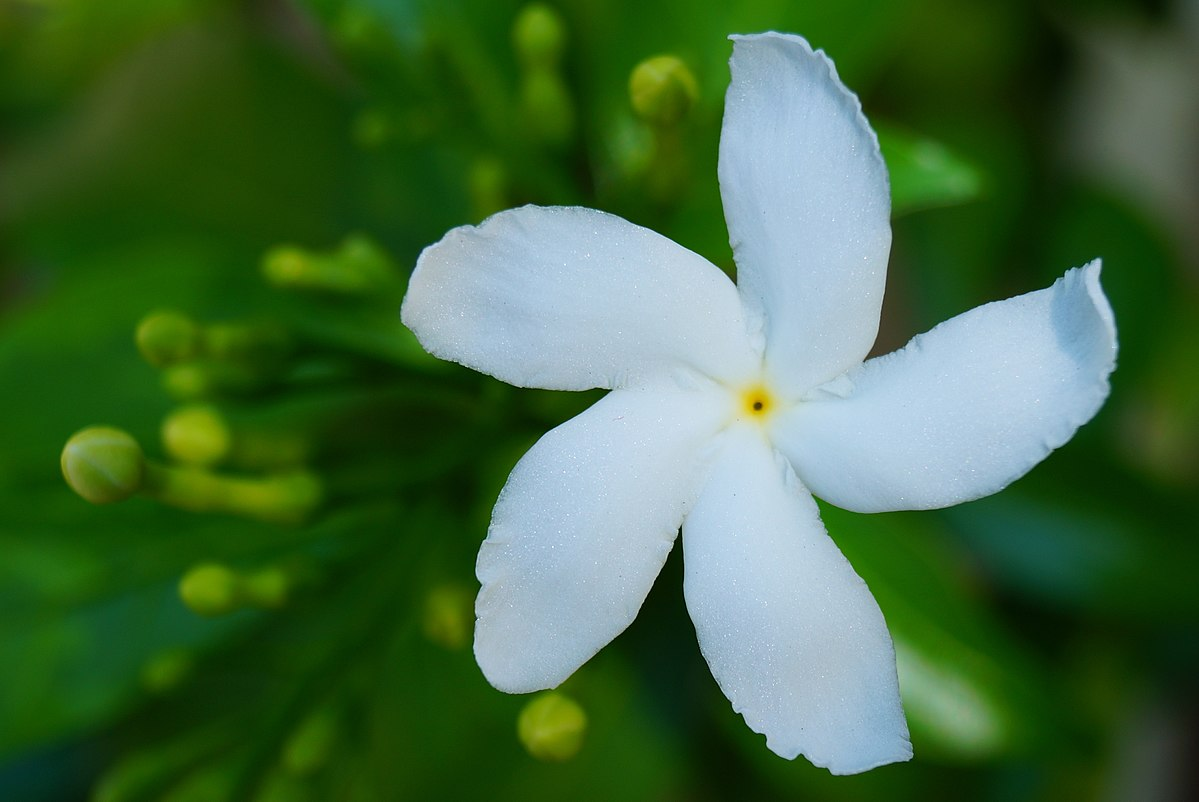
#> input picture Project(1)/melati.jpg, 1199 x 802 px, found by its file name; the run also reads 2 pictures not shown here
$ jupyter execute --allow-errors ProjectUas.ipynb
#> lines starting #> are read from the running program, lines starting #| are printed output that depends on the picture
# Bunga Melati

[cell 1]
import matplotlib.pyplot as plt
import matplotlib.image as mpimg
import numpy as np

[cell 2]
gambar = "D:\Kuliah\Semester 6\Pengolahan Citra Digital\Coba2\melati.jpg"
img = mpimg.imread(gambar)
#> img is the input picture: shape (802, 1199, 3); mean R, G, B 67.4, 105, 62.8
plt.imshow(img)
plt.title('Bunga Melati')

# Bunga Mawar

[cell 3]
gambar = "D:\Kuliah\Semester 6\Pengolahan Citra Digital\Coba2\mawar.jpg"
#> (the rest of this cell did not finish here and is left out)

# Bunga Matahari

[cell 4]
gambar = "D:\Kuliah\Semester 6\Pengolahan Citra Digital\Coba2\matahari.jpg"
img = mpimg.imread(gambar)
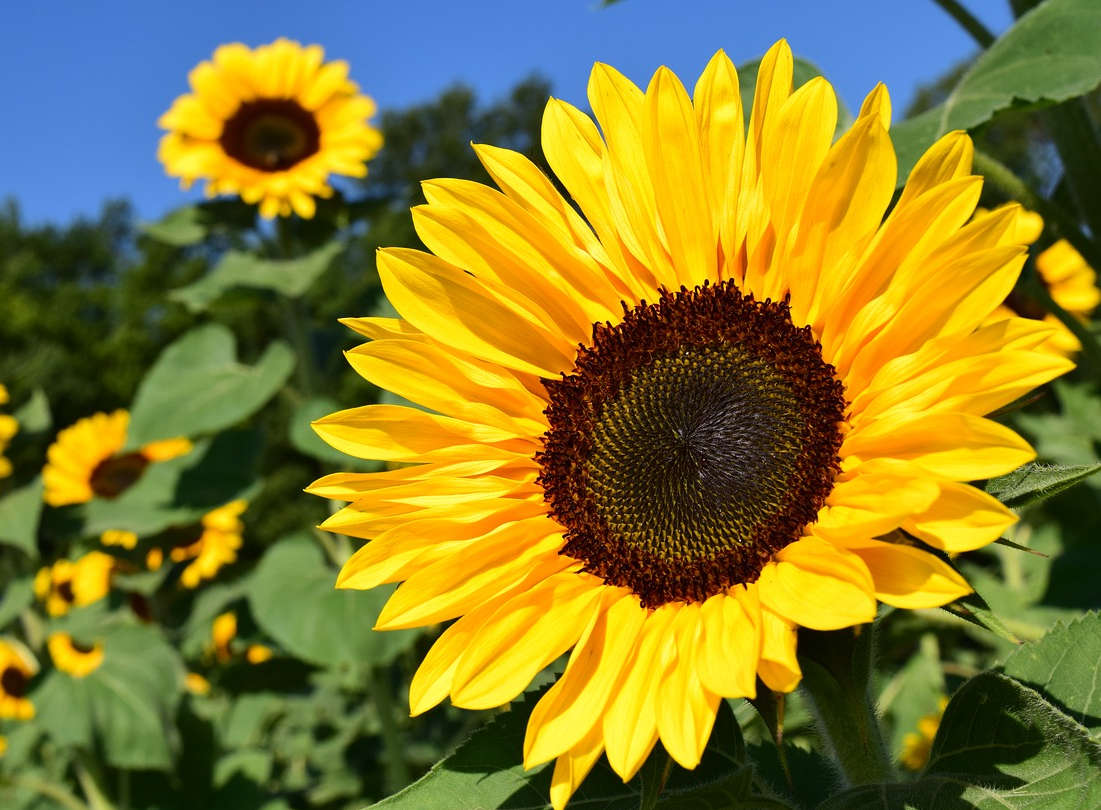
#> input picture Project(1)/matahari.jpg, 1101 x 810 px, found by its file name
#> img is the input picture: shape (810, 1101, 3); mean R, G, B 134.1, 124.9, 45.8
plt.imshow(img)
plt.title('Bunga Matahari')

# Ubah RGB ke Grayscale

# Bunga Melati

[cell 5]
import numpy as np
import imageio
import matplotlib.pyplot as plt

[cell 6]
img = imageio.imread("melati.jpg")

[cell 7]
#mendapatkan resolusi dan type dari gambar
img_height = img.shape[0]
#> img_height = 802
img_width = img.shape[1]
#> img_width = 1199
img_channel = img.shape[2]
#> img_channel = 3
img_type = img.dtype

[cell 8]
img_gray = np.zeros(img.shape, dtype=np.uint8)

[cell 9]
for y in range(0, img_height):
    for x in range(0, img_width):
        red = img[y][x][0]
        green = img[y][x][1]
        blue = img[y][x][2]
        gray = (int(red) + int(green) + int(blue)) / 3
        img_gray[y][x] = (gray, gray, gray)
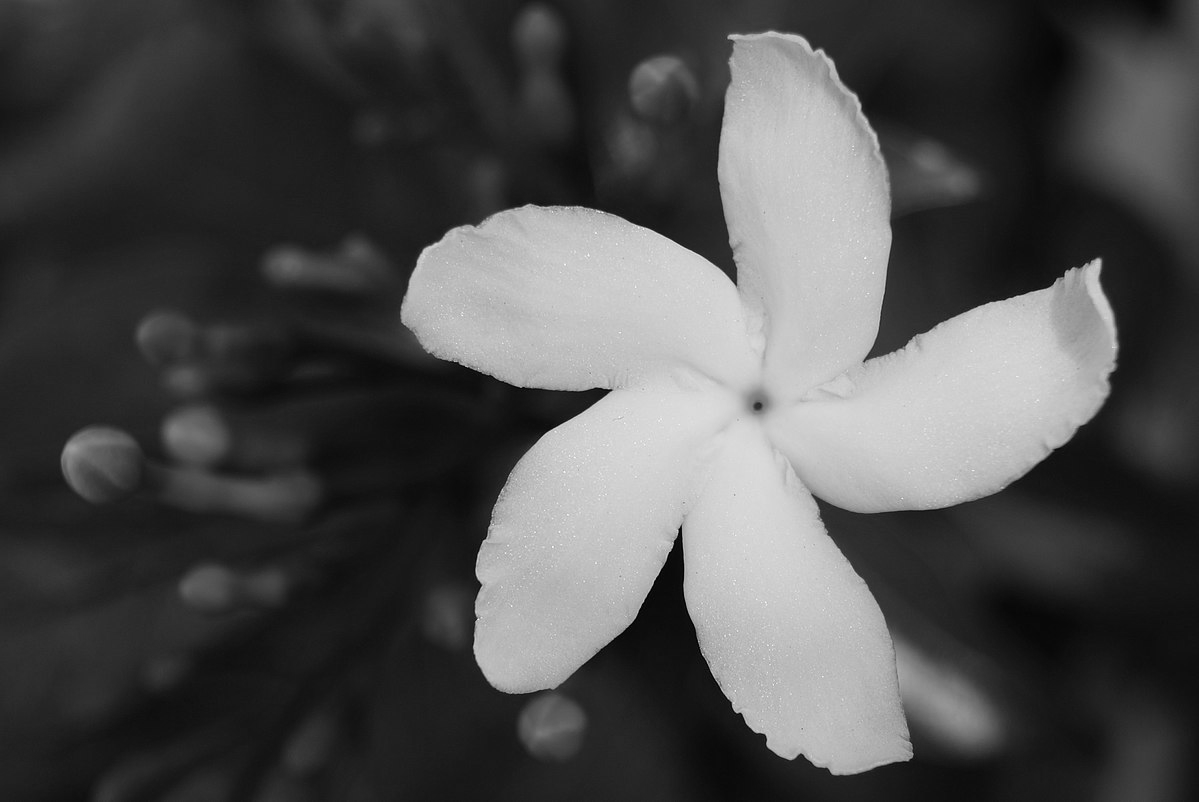
#> img_gray: shape (802, 1199, 3); min 1, max 251, mean 78.1

[cell 10]
plt.imshow(img_gray)
plt.imsave("melatigrey.jpg", img_gray)
plt.title("Grayscale")
plt.show()

# Bunga Mawar

[cell 11]
import numpy as np
import imageio
import matplotlib.pyplot as plt

#> (a cell that did not finish here is left out)

[cell 13]
#mendapatkan resolusi dan type dari gambar
img_height = img.shape[0]
img_width = img.shape[1]
img_channel = img.shape[2]
img_type = img.dtype

[cell 14]
img_gray = np.zeros(img.shape, dtype=np.uint8)

[cell 15]
for y in range(0, img_height):
    for x in range(0, img_width):
        red = img[y][x][0]
        green = img[y][x][1]
        blue = img[y][x][2]
        gray = (int(red) + int(green) + int(blue)) / 3
        img_gray[y][x] = (gray, gray, gray)

[cell 16]
plt.imshow(img_gray)
plt.imsave("mawargrey.jpg", img_gray)
plt.title("Grayscale")
plt.show()

# Bunga Matahari

[cell 17]
import numpy as np
import imageio
import matplotlib.pyplot as plt

[cell 18]
img = imageio.imread("matahari.jpg")

[cell 19]
#mendapatkan resolusi dan type dari gambar
img_height = img.shape[0]
#> img_height = 810
img_width = img.shape[1]
#> img_width = 1101
img_channel = img.shape[2]
img_type = img.dtype

[cell 20]
img_gray = np.zeros(img.shape, dtype=np.uint8)

[cell 21]
for y in range(0, img_height):
    for x in range(0, img_width):
        red = img[y][x][0]
        green = img[y][x][1]
        blue = img[y][x][2]
        gray = (int(red) + int(green) + int(blue)) / 3
        img_gray[y][x] = (gray, gray, gray)
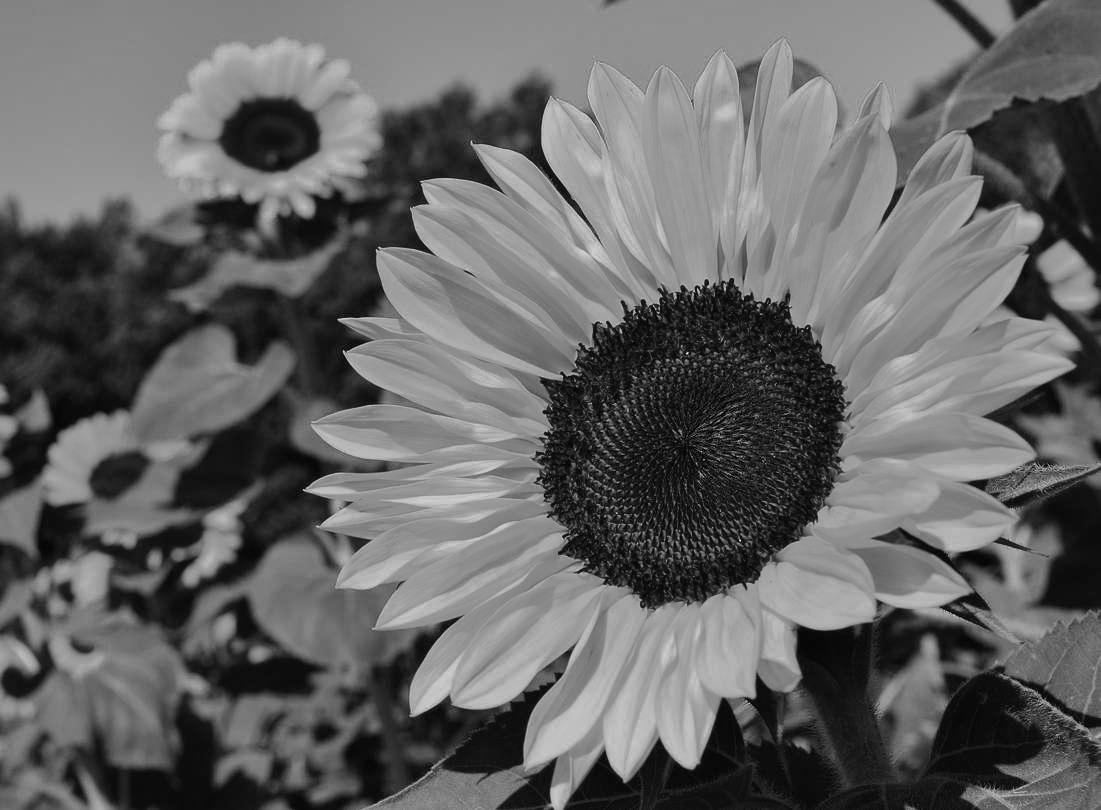
#> img_gray: shape (810, 1101, 3); min 0, max 248, mean 101.2

[cell 22]
plt.imshow(img_gray)
plt.imsave("mataharigrey.jpg", img_gray)
plt.title("Grayscale")
plt.show()

# Cropping Objek

# Bunga Melati

[cell 23]
#Tahap Cropping
from PIL import Image
from PIL import ImageFont
from PIL import ImageDraw
import sys

in_file = 'melatigrey.jpg'

img = Image.open(in_file)
width, height = img.size
#> width = 1199; height = 802

cropped = img.crop((400, 30, width-75, height-40))
plt.imshow(cropped)

# Bunga Mawar

[cell 24]
in_file = 'mawargrey.jpg'

img = Image.open(in_file)
width, height = img.size

cropped = img.crop((100, 30, width-30, height-40))
#> cropped: PIL image 1069x732 RGB
plt.imshow(cropped)

[cell 25]
in_file = 'mataharigrey.jpg'

img = Image.open(in_file)
width, height = img.size
#> width = 1101; height = 810

cropped = img.crop((300, 30, width-175, height-40))
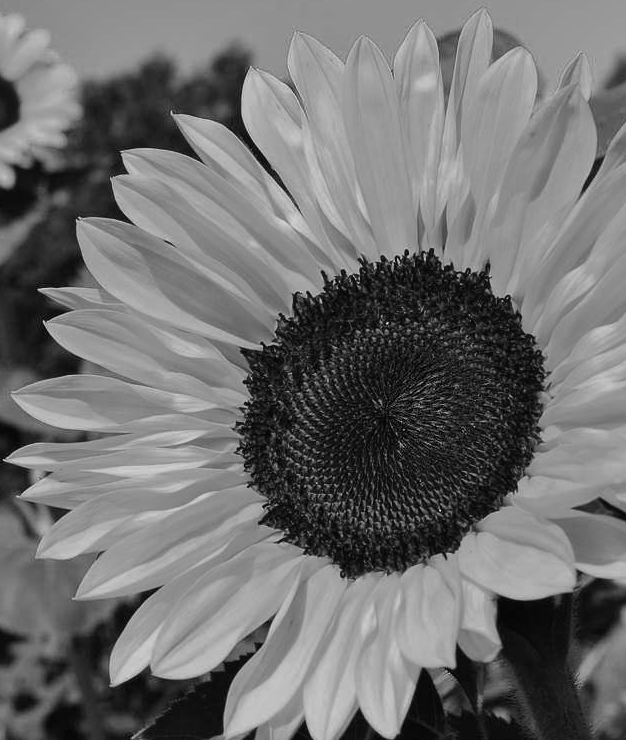
#> cropped: PIL image 626x740 RGB; min 0, max 239, mean 111.9
plt.imshow(cropped)

# Ekstraksi Ciri (Histogram)

# Histogram Bunga Melati

[cell 26]
import cv2
from matplotlib import pyplot as plt
import matplotlib.image as mpimg
import numpy as np

[cell 27]
img = cv2.imread('D:\Kuliah\Semester 6\Pengolahan Citra Digital\Coba2\melaticrop.jpg',0)

[cell 28]
hist,bins = np.histogram(img.flatten(),256,[0,256])
#> hist = 256 values, max 9762 at index 29, min 0 at index 253, mean 2070.2; bins = 257 values from 0 to 256
cdf = hist.cumsum()
#> cdf = 256 values from 144 to 529968
cdf_normalized = cdf * hist.max()/cdf.max()
#> cdf_normalized = 256 values from 2.65 to 9762

plt.plot(cdf_normalized, color = 'b')
plt.hist(img.flatten(),256,[0,256], color = 'g')
plt.xlim([0,256])
plt.title('Histogram Bunga Melati')
plt.show()
#> figure, not shown here; tallest bar 9762 high, from x = 29 to 30; curve peaks at x = 255, y = 9762

# Histogram Bunga Mawar

[cell 29]
img = cv2.imread('D:\Kuliah\Semester 6\Pengolahan Citra Digital\Coba2\mawarcrop.jpg',0)
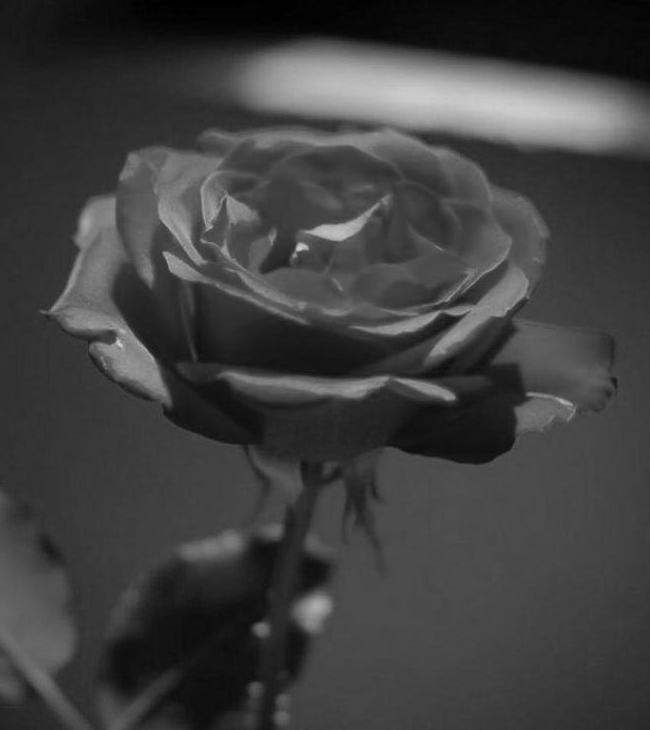
#> input picture Project(1)/mawarcrop.jpg, 650 x 730 px, found by its file name
#> img is the input picture: shape (730, 650); min 0, max 216, mean 64

[cell 30]
hist,bins = np.histogram(img.flatten(),256,[0,256])
#> hist = 256 values, max 11964 at index 75, min 0 at index 208, mean 1853.5
cdf = hist.cumsum()
#> cdf = 256 values from 299 to 474500
cdf_normalized = cdf * hist.max()/cdf.max()
#> cdf_normalized = 256 values from 7.54 to 11964

plt.plot(cdf_normalized, color = 'b')
plt.hist(img.flatten(),256,[0,256], color = 'g')
plt.xlim([0,256])
plt.title('Histogram Bunga Mawar')
plt.show()
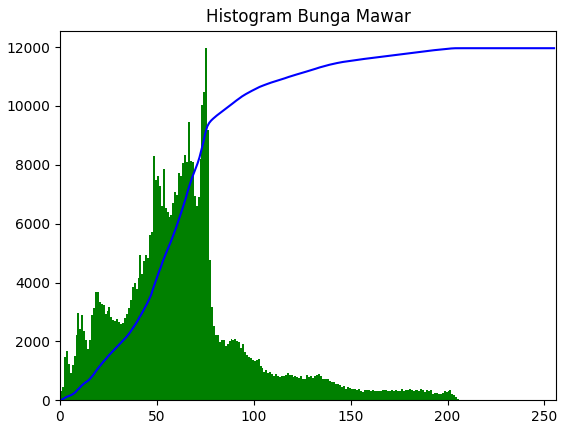
#> figure drawn by matplotlib, 1 panel; tallest bar 11964 high, from x = 75 to 76; curve peaks at x = 216, y = 11964

# Histogram Bunga Matahari

[cell 31]
img = cv2.imread('D:\Kuliah\Semester 6\Pengolahan Citra Digital\Coba2\mataharicrop.jpg',0)

[cell 32]
hist,bins = np.histogram(img.flatten(),256,[0,256])
#> hist = 256 values, max 10473 at index 144, min 0 at index 216, mean 1809.5
cdf = hist.cumsum()
#> cdf = 256 values from 694 to 463240
cdf_normalized = cdf * hist.max()/cdf.max()
#> cdf_normalized = 256 values from 15.69 to 10473

plt.plot(cdf_normalized, color = 'b')
plt.hist(img.flatten(),256,[0,256], color = 'g')
plt.xlim([0,256])
plt.title('Histogram Bunga Matahari')
plt.show()
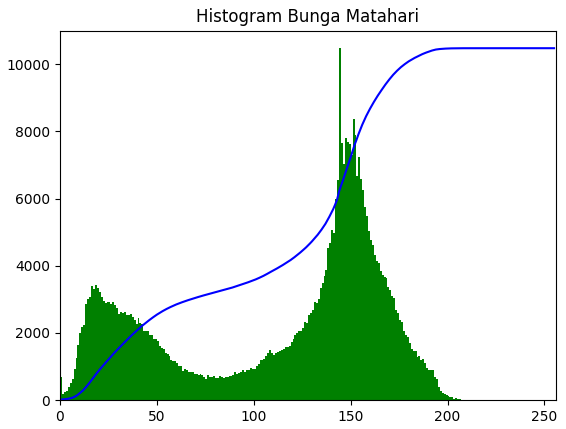
#> figure drawn by matplotlib, 1 panel; tallest bar 10473 high, from x = 144 to 145; curve peaks at x = 240, y = 10473
